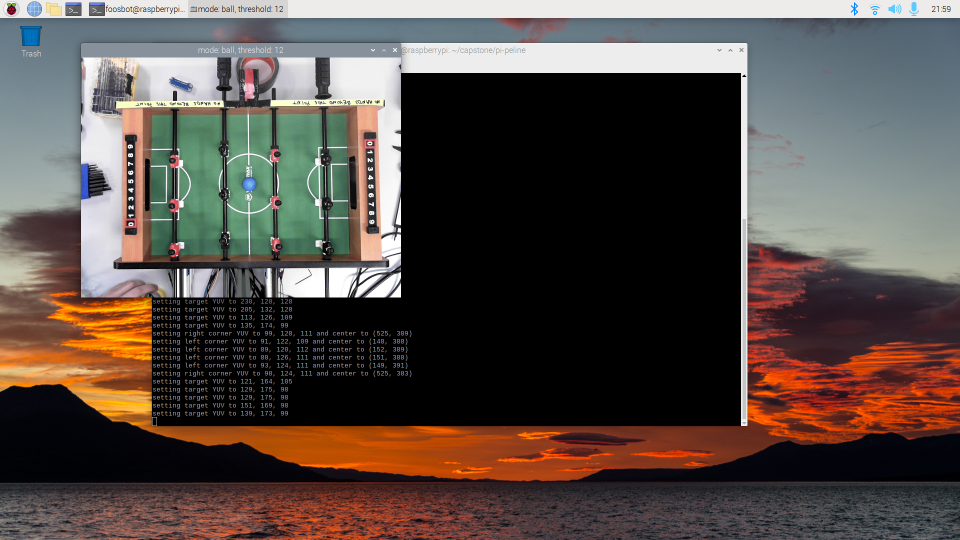
#> input picture pi-peline/2022-12-11-215934_1920x1080_scrot.png, 1920 x 1080 px, given in place of the camera (shown at 1/2 size)
$ python vision_practice.py
#> lines starting #> are read from the running program, lines starting #| are printed output that depends on the picture; after the words box and inside, x2 and y2 are one past the last pixel; in counts of white or black regions, pixels touching at a corner belong together; long printed decimals are rounded
import cv2
import datetime
import numpy as np
import time
import imutils

vid = cv2.VideoCapture(0)
#vid.set(cv2.CAP_PROP_FOURCC, cv2.VideoWriter_fourcc('M', 'J', 'P', 'G'))
#vid.set(cv2.CAP_PROP_FPS, 30)

H_min = 1000
H_max = 0
S_min = 1000
S_max = 0
V_min = 1000
V_max = 0

current_center = (0, 0)
prev_center = (0, 0)
current_time = 0.0
prev_time = 0.0
total_time = 0.0
max_time = 0.0
time_counts = 0.0
above_33 = 0.0

while(True):

    # Capture the video frame
    # by frame
    start_time = time.perf_counter()
    ret, frame = vid.read()
#> frame is the input picture: shape (1080, 1920, 3); mean B, G, R 70.9, 76.6, 87.1
    print("Read time: ", time.perf_counter() - start_time)

    # [15 lines of commented-out code are left out]
    lower_bound = np.array([50, 90, 180])
    upper_bound = np.array([90, 120, 225])

    # find the colors within the boundaries
    mask = cv2.inRange(frame, lower_bound, upper_bound)
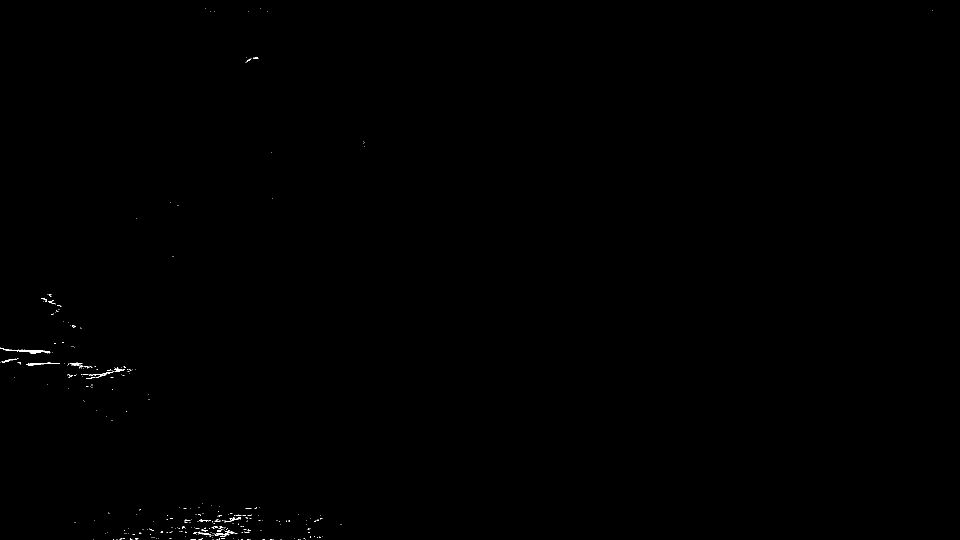
#> mask: shape (1080, 1920) (shown at 1/2 size); 0.11% white in thin lines or dots

    segment_time = time.perf_counter()
    print("Segmenting time: ", segment_time - start_time)

    # Segment only the detected region
    #segmented_img = cv2.bitwise_and(frame, frame, mask=mask)
    #segmented_img = cv2.bitwise_not(segmented_img, segmented_img, mask=mask)

    mask_time = time.perf_counter()

    #get the contour and then draw a rectangle if a contour is found
    contours, hierarchy = cv2.findContours(mask, cv2.RETR_EXTERNAL, cv2.CHAIN_APPROX_SIMPLE)
#> contours = 307 contours, 296 with area under 20; largest, box (x1, y1, x2, y2) and area: (0, 695, 101, 708) 247, (52, 725, 120, 732) 88, (179, 743, 229, 756) 59, (228, 735, 249, 743) 40, (449, 1034, 482, 1045) 38
    #output = cv2.drawContours(segmented_img, contours, -1, (0, 0, 255), 3)
    found_frame = False
    for contour in contours:
        if cv2.contourArea(contour) > 25:
            found_frame = True
            x, y, w, h = cv2.boundingRect(contour)
            #cv2.rectangle(frame, (x, y), (x+w, y+h), (0, 0, 255), 2)
            prev_center= current_center
            current_center = (x + int(w / 2), y + int(h / 2))
            #cv2.arrowedLine(frame, (prev_center), (current_center), (0, 255, 0), 2)
            break
#> this loop made 62 passes
#> (found_frame, x, y, w, h, prev_center, current_center) on pass 62: (True, 396, 1065, 27, 6, (0, 0), (409, 1068))
#> contour on passes 1 to 6: [[561, 1079], [562, 1079]], [[545, 1079], [546, 1079]], [[540, 1079], [543, 1079]], [[525, 1079], [529, 1079]], [[499, 1079], [500, 1079]], [[494, 1079], [497, 1079]]

    contour_time = time.perf_counter()
    #print("Contour time: ", contour_time - mask_time)
    print("Total time: ", contour_time - start_time, found_frame, "\n-------------")
#| Total time:  0.1849 True
#| -------------

    total_time += (contour_time - start_time)
    max_time = max((contour_time - start_time), max_time)
    time_counts += 1
    if (contour_time - start_time > 0.0333): above_33 += 1
        # Display the resulting frame
    #cv2.imshow('video', frame)
    #cv2.imshow('segmented',segmented_img)
   #cv2.setMouseCallback('video',mouseRGB)


    # the 'q' button is set as the
    # quitting button you may use any
    # desired button of your choice
    if cv2.waitKey(1) & 0xFF == ord('q'):
#> (key q is pressed here)
        break

# After the loop release the cap object
vid.release()
# Destroy all the windows
cv2.destroyAllWindows()
print("Average Time: ", total_time / time_counts)
print("Max Time: ", max_time)
print("Percent longer than 33ms: ", above_33 / time_counts * 100)
